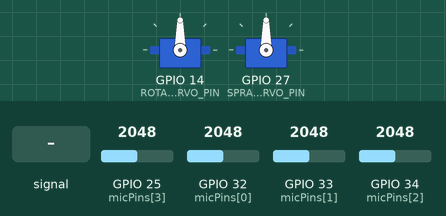
Recording of a sketch running on a simulated ESP32. Shown: 2 × servo. The inputs (shaded band) are chosen by the test bench; at power-on: GPIO 34 (micPins[2]) = 2048, GPIO 25 (micPins[3]) = 2048, GPIO 32 (micPins[0]) = 2048, GPIO 33 (micPins[1]) = 2048. What the sketch prints to the serial monitor is not drawn.

Above: at 1.2 s.
1.3 s: GPIO 25 (micPins[3]) fed a 200 Hz sine of ±327 counts around its level
At 1.92 s:
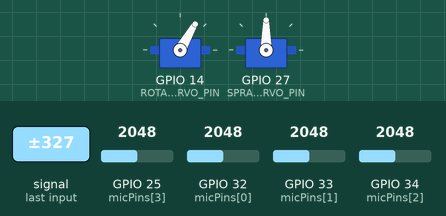
At 3.0 s:
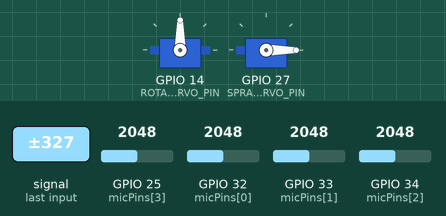
4.3 s: GPIO 33 (micPins[1]) fed a 200 Hz sine of ±327 counts around its level
At 4.36 s:
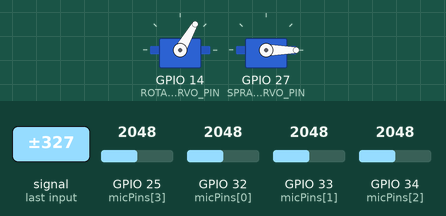
7.3 s: GPIO 34 (micPins[2]) fed a 200 Hz sine of ±1023 counts around its level
10.3 s: GPIO 34 (micPins[2]) set to 2866
13.3 s: GPIO 32 (micPins[0]) fed a 200 Hz sine of ±327 counts around its level
At 14.86 s:
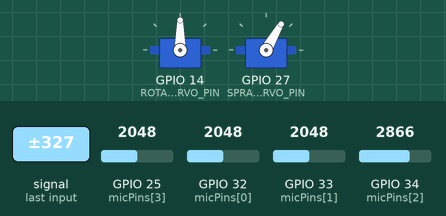
16.3 s: GPIO 25 (micPins[3]) set to 2866
Timing chart, 0 to 20.3 s (numbered marks = the images above; inputs shaded):
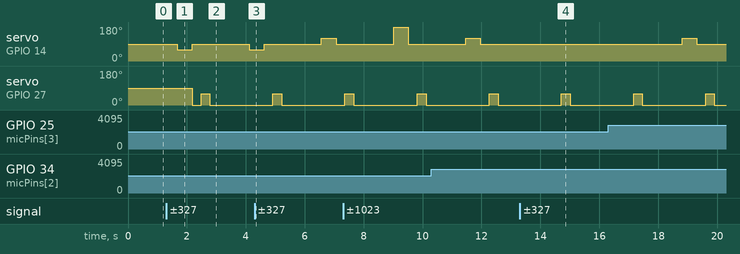

The sketch:

FFT_Mosquito_Detector.ino
```cpp
#include <arduinoFFT.h>            // FFT (주파수 분석)를 위한 라이브러리
#include <ESP32Servo.h>            // ESP32용 서보 제어 라이브러리

#define SAMPLES 512                // FFT 샘플 개수
#define SAMPLING_FREQUENCY 8000   // 샘플링 주파수 (Hz)

#define ROTATION_SERVO_PIN 14     // 360도 회전 서보 제어 핀
#define SPRAY_SERVO_PIN 27        // 스프레이 SG90 서보 제어 핀

// 마이크 별 FFT 입력 배열 선언
double vReal[4][SAMPLES];
double vImag[4][SAMPLES];

// 마이크 4개 각각 FFT 인스턴스 생성
ArduinoFFT<double> FFT[] = {
  ArduinoFFT<double>(vReal[0], vImag[0], SAMPLES, SAMPLING_FREQUENCY),
  ArduinoFFT<double>(vReal[1], vImag[1], SAMPLES, SAMPLING_FREQUENCY),
  ArduinoFFT<double>(vReal[2], vImag[2], SAMPLES, SAMPLING_FREQUENCY),
  ArduinoFFT<double>(vReal[3], vImag[3], SAMPLES, SAMPLING_FREQUENCY)
};

// 마이크 입력 핀 배열 (아날로그)
const int micPins[4] = {32, 33, 34, 25};

// 서보 객체 선언
Servo rotationServo;
Servo sprayServo;

void setup() {
  Serial.begin(115200);                            // 시리얼 통신 시작
  rotationServo.attach(ROTATION_SERVO_PIN);       // 회전 서보 연결
  sprayServo.attach(SPRAY_SERVO_PIN);             // 스프레이 서보 연결
}

// 마이크 방향으로 360도 서보 회전
void rotateToMic(int micIndex) {
  // 마이크 위치에 따라 회전 방향 지정
  if (micIndex == 0) rotationServo.write(90);       // 정지 (기본값)
  else if (micIndex == 1) rotationServo.write(120); // 약간 오른쪽
  else if (micIndex == 2) rotationServo.write(180); // 더 오른쪽
  else if (micIndex == 3) rotationServo.write(60);  // 왼쪽

  delay(500);                     // 회전 시간 대기
  rotationServo.write(90);       // 정지
}

// SG90으로 스프레이 분사
void spray() {
  sprayServo.write(0);           // 초기 위치
  delay(300);
  sprayServo.write(60);         // 분사 방향 회전 (버튼 누르기 등)
  delay(300);
  sprayServo.write(0);          // 원위치
}

void loop() {
  unsigned long microseconds;
  unsigned int sampling_period_us = 1000000 / SAMPLING_FREQUENCY;

  int detectedMic = -1;         // 모기소리 감지된 마이크 번호
  double maxPeakValue = 0;      // 가장 강한 peak 값

  // --- 1. 마이크 데이터 샘플 수집 ---
  for (int i = 0; i < SAMPLES; i++) {
    microseconds = micros();
    for (int j = 0; j < 4; j++) {
      vReal[j][i] = analogRead(micPins[j]);  // 마이크 아날로그 입력값
      vImag[j][i] = 0;
    }
    while (micros() - microseconds < sampling_period_us); // 샘플링 주기 유지
  }

  // --- 2. 마이크별 FFT 분석 ---
  for (int j = 0; j < 4; j++) {
    FFT[j].windowing(FFT_WIN_TYP_HAMMING, FFT_FORWARD);   // 해밍 윈도우 적용
    FFT[j].compute(FFT_FORWARD);                          // FFT 계산
    FFT[j].complexToMagnitude();                          // 복소수 → 진폭 변환

    double resolution = (double)SAMPLING_FREQUENCY / SAMPLES;  // 주파수 해상도

    // Top 3 peak 주파수 및 세기 찾기
    int peakIndex1 = 6; double peakVal1 = 0;
    int peakIndex2 = 6; double peakVal2 = 0;
    int peakIndex3 = 6; double peakVal3 = 0;

    for (int i = 6; i < SAMPLES / 2; i++) {
      double val = vReal[j][i];
      if (val > peakVal1) {
        peakVal3 = peakVal2; peakIndex3 = peakIndex2;
        peakVal2 = peakVal1; peakIndex2 = peakIndex1;
        peakVal1 = val; peakIndex1 = i;
      } else if (val > peakVal2) {
        peakVal3 = peakVal2; peakIndex3 = peakIndex2;
        peakVal2 = val; peakIndex2 = i;
      } else if (val > peakVal3) {
        peakVal3 = val; peakIndex3 = i;
      }
    }

    double freq1 = peakIndex1 * resolution;
    double freq2 = peakIndex2 * resolution;
    double freq3 = peakIndex3 * resolution;

    // 시리얼 출력
    Serial.print("[MIC"); Serial.print(j); Serial.println("] Top 3 Frequencies:");
    Serial.print("1: "); Serial.print(freq1); Serial.print(" Hz ("); Serial.print(peakVal1); Serial.println(")");
    Serial.print("2: "); Serial.print(freq2); Serial.print(" Hz ("); Serial.print(peakVal2); Serial.println(")");
    Serial.print("3: "); Serial.print(freq3); Serial.print(" Hz ("); Serial.print(peakVal3); Serial.println(")");

    // 모기 주파수 범위 감지 (400~800Hz) Top 3 중 2개 이상
    // 모기 주파수 범위는 400~600Hz 인데 MAX4486 마이크 센서가 기준 주파수보다 소리를 더 크게 잡아서 범위를 늘림
    // ex) 500Hz 발생시 MAX4486은 약 600Hz로 인식
    int inRangeCount = 0;
    if (freq1 >= 400 && freq1 <= 800) inRangeCount++;
    if (freq2 >= 400 && freq2 <= 800) inRangeCount++;
    if (freq3 >= 400 && freq3 <= 800) inRangeCount++;

    if (inRangeCount >= 2) {
      Serial.println("→ [모기 소리 감지됨: Top3 중 2개 이상 400~800Hz]");
      if (peakVal1 > maxPeakValue) {
        detectedMic = j;         // 가장 강한 마이크 선택
        maxPeakValue = peakVal1;
      }
    } else {
      Serial.println("→ [신호 없음]");
    }

    Serial.println();
  }

  // --- 3. 회전 및 스프레이 동작 실행 ---
  if (detectedMic != -1) {
    rotateToMic(detectedMic);  // 해당 방향 회전
    spray();                   // 스프레이 분사
  }

  delay(1000); // 다음 루프까지 대기
}
```

Measured:
- after the input at 1.3 s, servo on GPIO 14 (ROTATION_SERVO_PIN): 90° → 60° after 0.38 s, → 90° 0.50 s later, → 60° 1.9 s later; servo on GPIO 27 (SPRAY_SERVO_PIN): 90° → 0° after 0.88 s, → 60° 0.30 s later, → 0° 0.30 s later
- after the input at 13.3 s, servo on GPIO 14 (ROTATION_SERVO_PIN): stays 90° (without the input it goes to 120° after 0.61 s)
